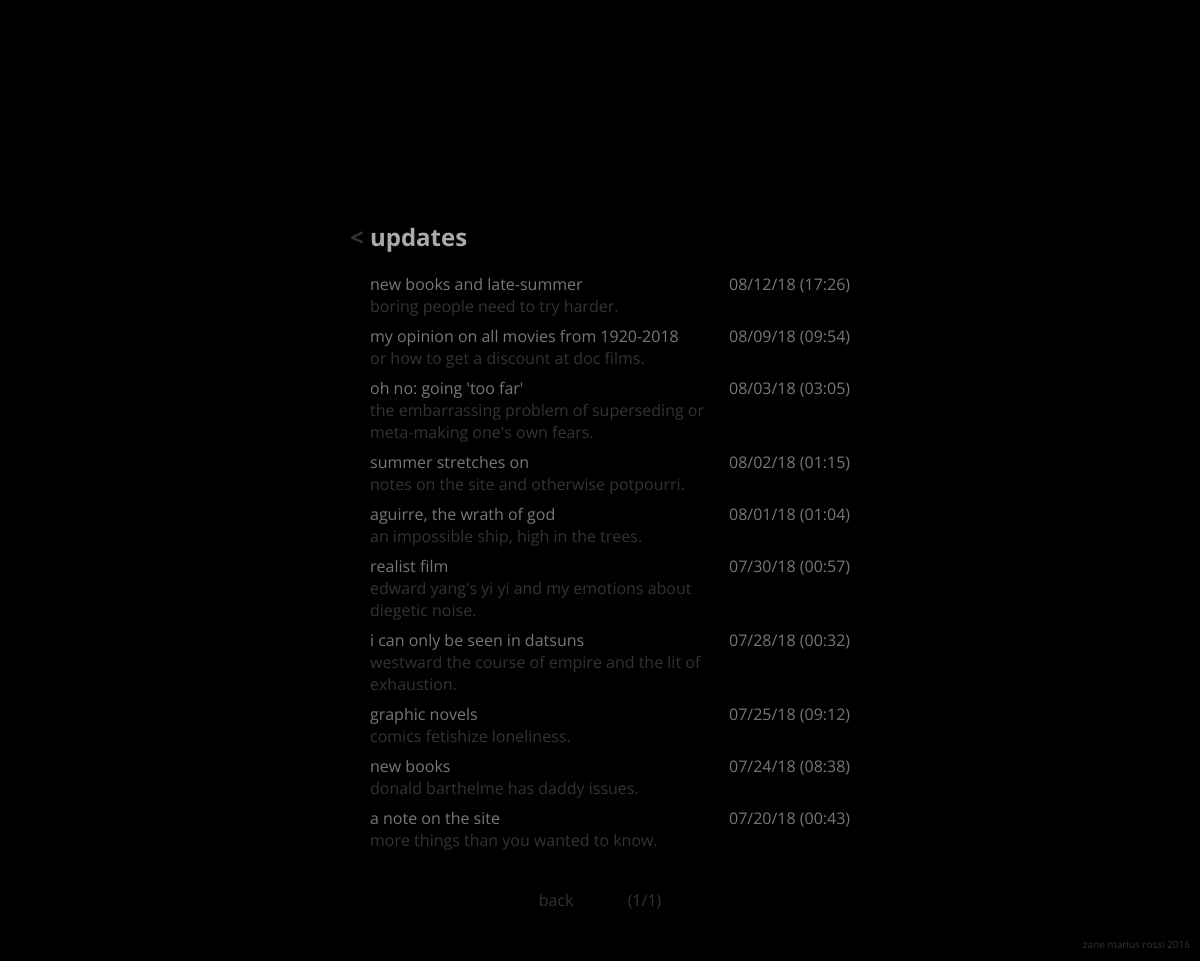
/status/, run on an earlier commit of the app's database.
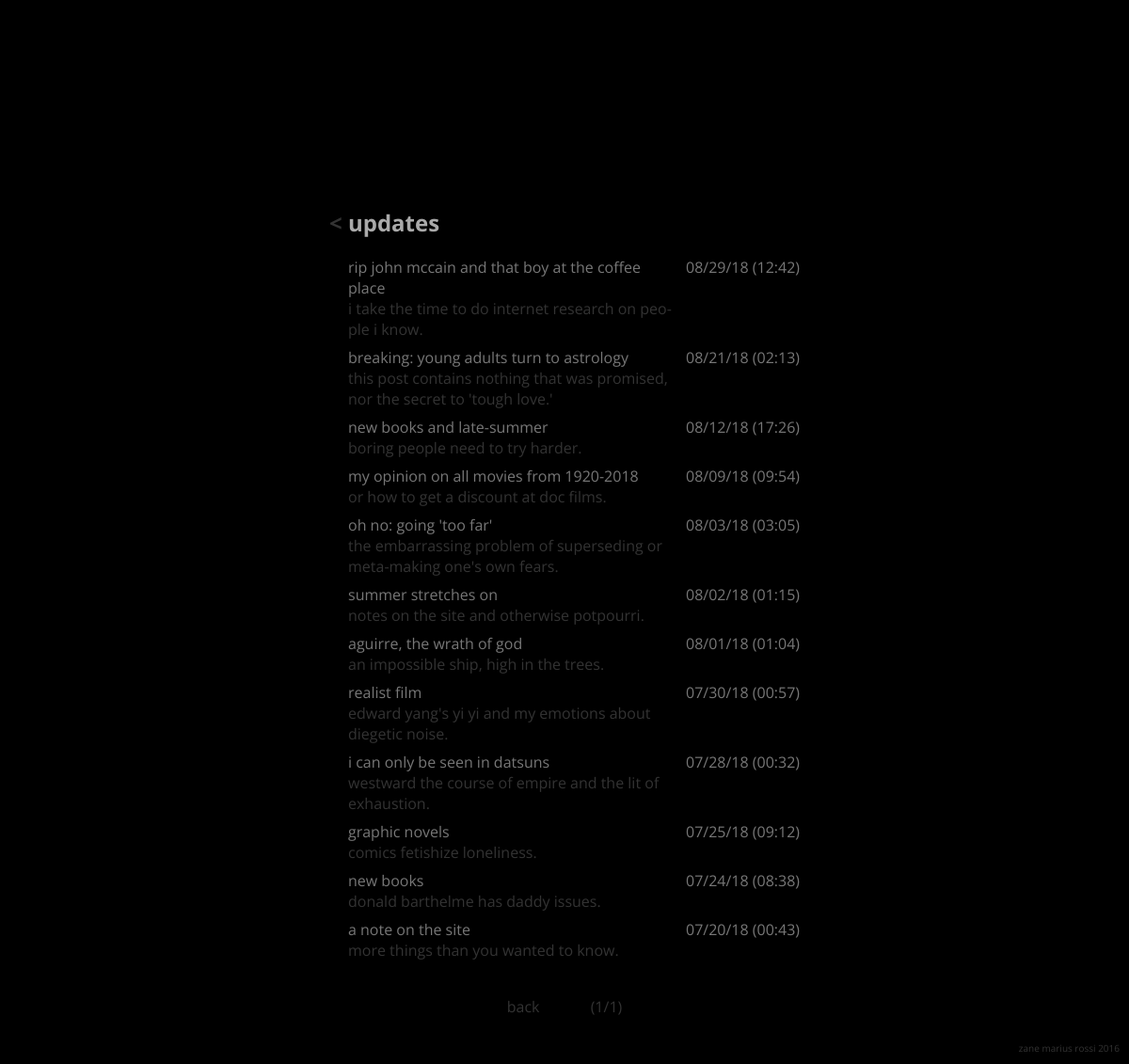
And on a later commit of the database.
### status/models.py (models this page shows, shortened)
class StatusObject(models.Model):
	status_title = models.CharField(max_length=200, default="update")
	description  = models.CharField(max_length=500, default="no description")
	status_text  = models.TextField(max_length=5000, default="There is no text.")
	pub_date     = models.DateTimeField('date published', default=timezone.now)
	cited_works  = models.ManyToManyField('library.LibraryObject', blank=True)

### status/views.py (the view)
# urls.py: path("", views.index, name="index"),
def index(request):
	recent_status = StatusObject.objects.order_by('-pub_date')
	paginator     = Paginator(recent_status, 12)
	page          = request.GET.get('page')
	recent_status = paginator.get_page(page)
	return render(request, 'status/index.html', {'recent_status' : recent_status})

### status/templates/status/index.html (shortened to what this page needs)
{% extends 'base/base.html' %}
{% block content %}
			<div class="heading">
			</div>
			<div class="sub-heading">
				<h2>
					<a href="{% url 'base:index' %}">< </a>updates
				</h2>
			</div>
			<div class="info">
				{% if recent_status %}
					{% for status in recent_status %}
						<div class="float_text">
							<li>
								<span class="float_title">
									<a href="{% url 'status:individual' status.id %}">
										{{ status.status_title }}
									</a>
								</span>
								<br>
								<span>
									<a href="{% url 'status:individual' status.id %}">
										{{ status.description }}
									</a>
								</span>
							</li>
						</div>
						<div class="float_date">
							{{ status.pub_date|date:"m/d/y (H:i)" }}
						</div>
					{% endfor %}
				{% else %}
					<p>No updates are available.</p>
				{% endif %}
			</div>
			<div class="nav">
				<a href="{% url 'base:index' %}">back</a>
				<span class="page_num">
					({{ recent_status.number }}/{{ recent_status.paginator.num_pages }})
				</span>
			</div>
			<div class="footer">
				zane marius rossi 2016
			</div>
{% endblock %}

What changed in the data, as far as the page shows it:
added StatusObject: status_title "rip john mccain and that boy at the coffee place", description "i take the time to do internet research on people i know.", pub_date "08/29/18 (12:42)"
added StatusObject: status_title "breaking: young adults turn to astrology", description "this post contains nothing that was promised, nor the secret to 'tough love.'", pub_date "08/21/18 (02:13)"
